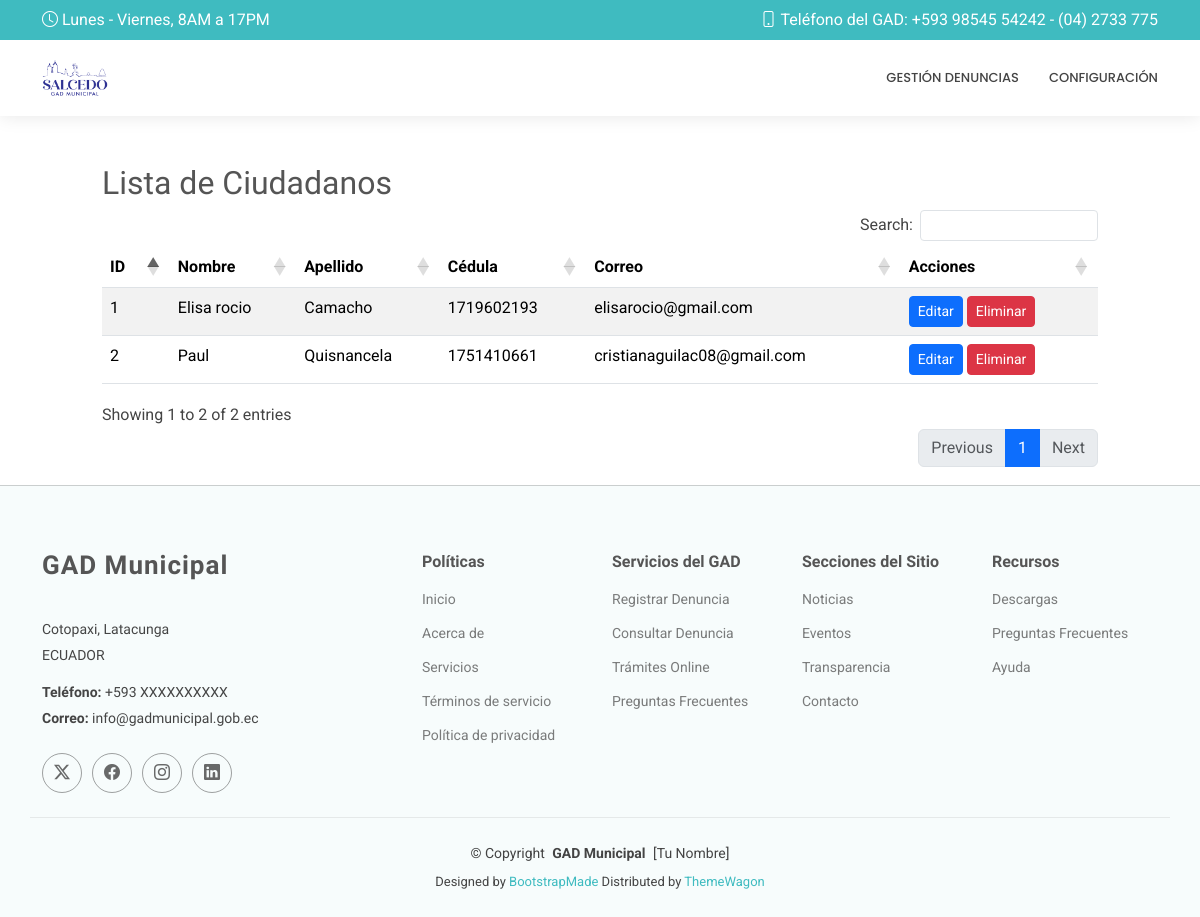
The app's page /usuarios_lista/, older data.
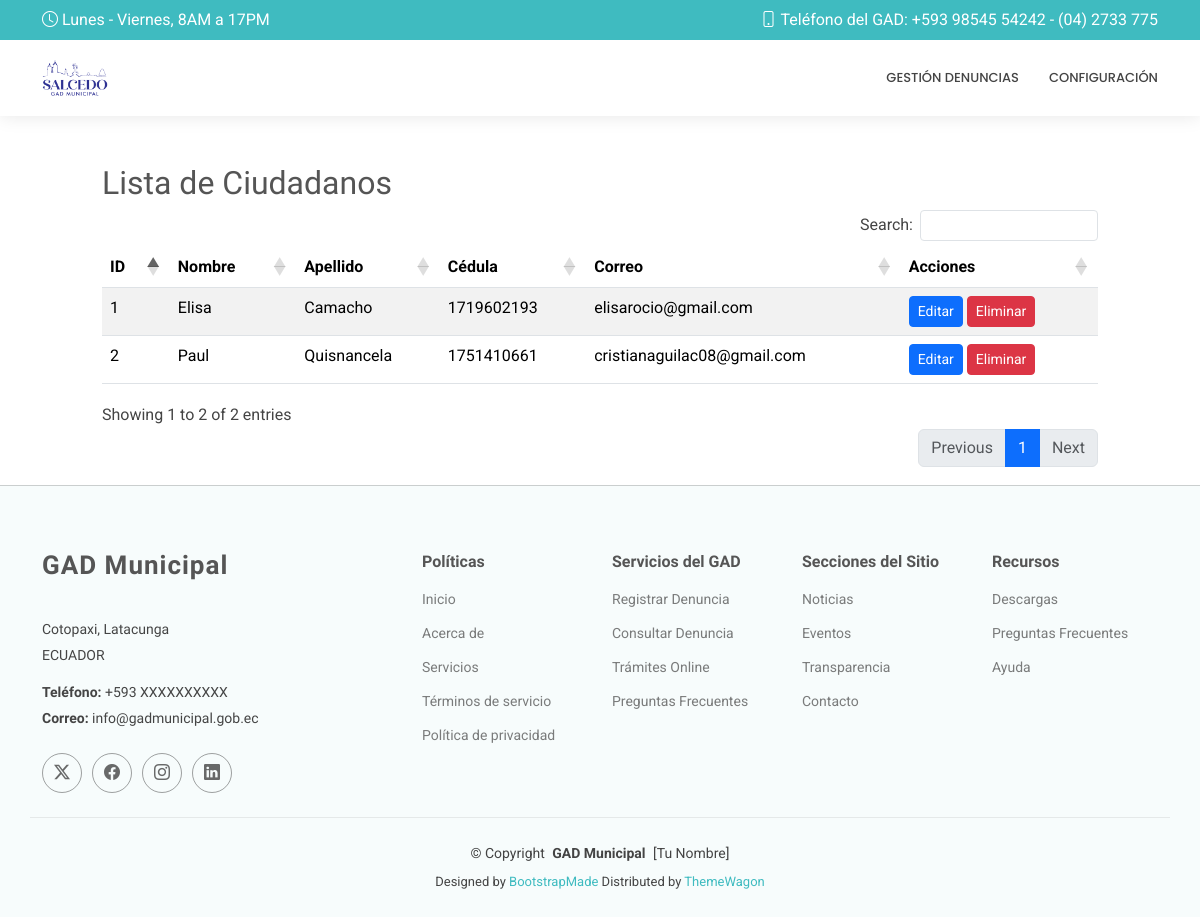
The same page, newer data.
### Aplicaciones/Usuarios/models.py (models this page shows, shortened)
class Ciudadano(models.Model):
    id = models.AutoField(primary_key=True)
    cedula = models.CharField(max_length=10, unique=True)
    nombre = models.CharField(max_length=100)
    apellido = models.CharField(max_length=100)
    correo = models.EmailField(unique=True)
    contrasena = models.CharField(max_length=128)

### Aplicaciones/Usuarios/views.py (the view)
# urls.py: path('usuarios_lista/', views.usuarios_lista),
def usuarios_lista(request):
    ciudadanos = Ciudadano.objects.all()
    return render(request, "usuarios_lista.html", {"ciudadanos": ciudadanos})

### Aplicaciones/Usuarios/templates/usuarios_lista.html (shortened to what this page needs)
{% extends "plantilla2.html" %}
{% block contenido %}
    <div class="row">
        <div class="col-md-1"></div>
        <div class="col-md-10">
            <br><br>
            <h2>Lista de Ciudadanos</h2>
            <table class="table table-striped" id="tbl_usuarios">
                <thead>
                    <tr>
                        <th>ID</th>
                        <th>Nombre</th>
                        <th>Apellido</th>
                        <th>Cédula</th>
                        <th>Correo</th>
                        <th>Acciones</th>
                    </tr>
                </thead>
                <tbody>
                    {% for ciudadanoTemplate in ciudadanos %}
                    <tr>
                        <td>{{ ciudadanoTemplate.id }}</td>
                        <td>{{ ciudadanoTemplate.nombre }}</td>
                        <td>{{ ciudadanoTemplate.apellido }}</td>
                        <td>{{ ciudadanoTemplate.cedula }}</td>
                        <td>{{ ciudadanoTemplate.correo }}</td>
                        <td>
                            <a href="{% url 'editar_c' ciudadanoTemplate.id %}" class="btn btn-primary btn-sm">Editar</a>
                            <a href="#" class="btn btn-danger btn-sm" onclick="confirmarEliminacion('{{ ciudadanoTemplate.id }}')">Eliminar</a>
                        </td>
                    </tr>
                    {% endfor %}
                </tbody>
            </table>
        </div>
        <div class="col-md-1"></div>
    </div>
{% endblock %}

Row changes from the older to the newer data that the page shows:
changed Ciudadano "Camacho": nombre "Elisa rocio" → "Elisa"
